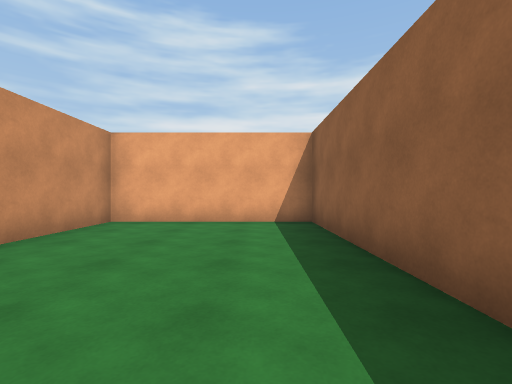
view 1 (above)

12 first-person views from a walk through a scene from a Unity 3-D project. The camera is 1.2 m above the floor, looks level and sees 85° across. The floor is counted in squares, 1.8 m on a side. Each view is taken from the middle of a square. On the plan, view 1 faces up. The plan holds only what a view shows up to about 9 squares ahead; the rest is blank. The place goes on beyond the plan. The player is left out.

view 2
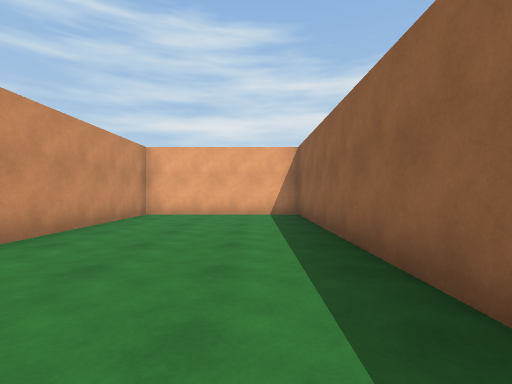

view 3
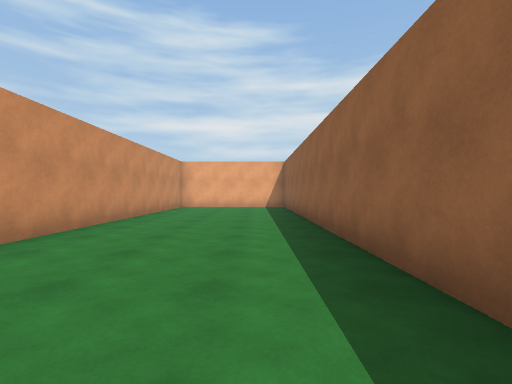

view 4
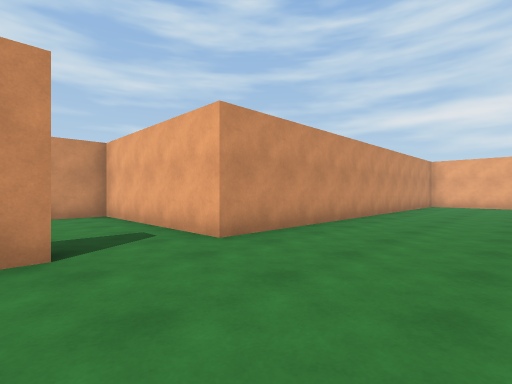

view 5
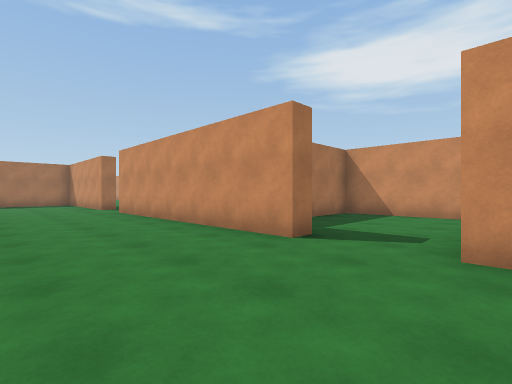

view 6
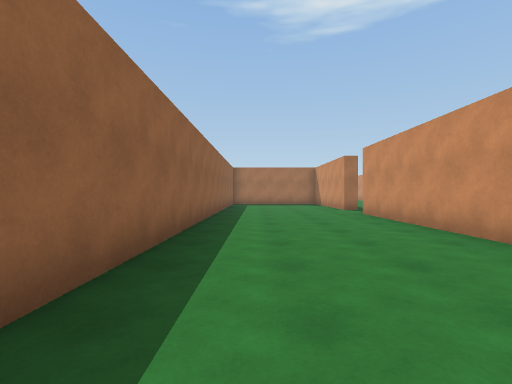

view 7
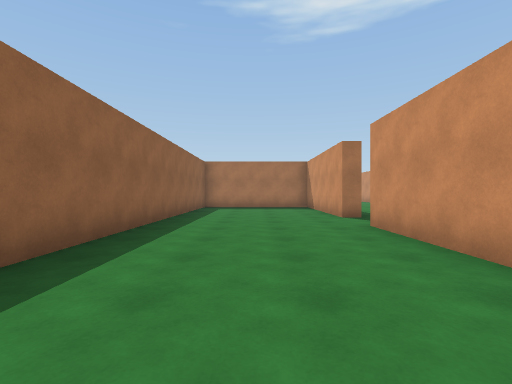

view 8
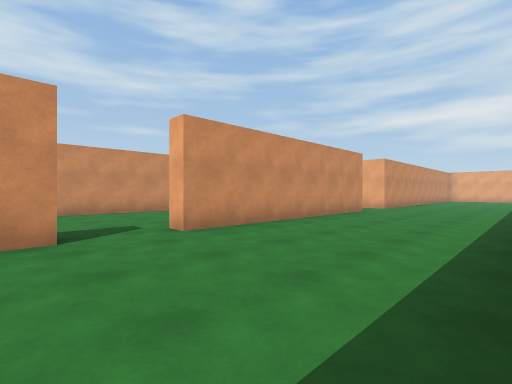

view 9
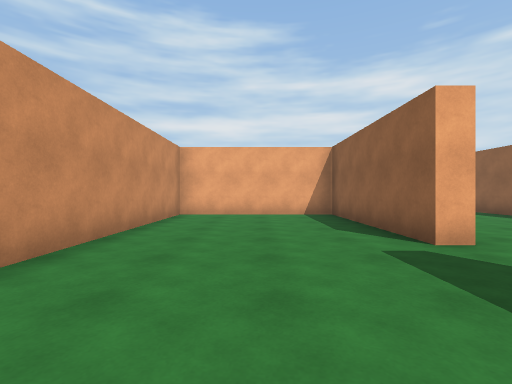

view 10
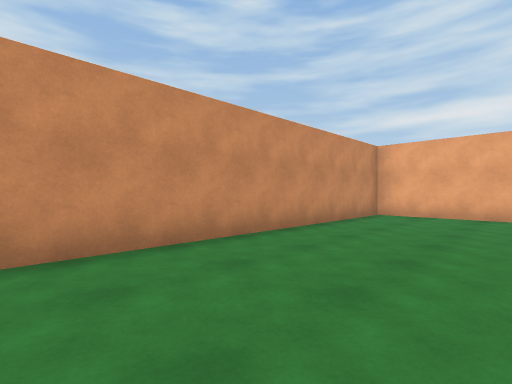

view 11
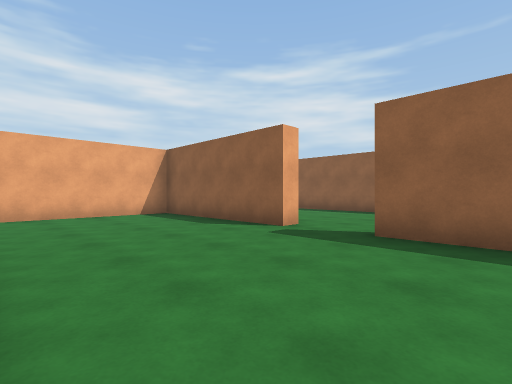

view 12
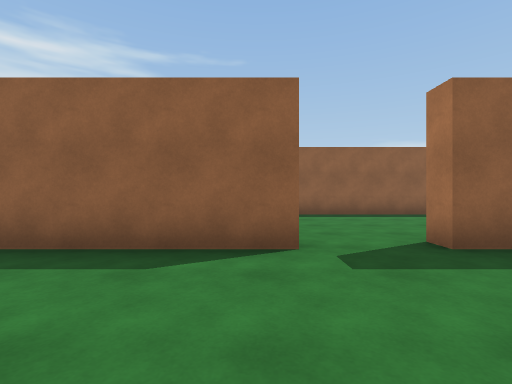

### Floor plan
Points are (right, up) in squares from view 1. A wall is a line through its corners. A room is listed if a view was taken in it or the views show most of it. See-through windows are left out.
Room 1 (views 1, 2, 3, 4, 5, 6, 7, 8)
walls: (-3.8, -7.5) (-3.2, -7.5) (-3.2, -14.5) (-3.7, -14.5); (1.3, -4.8) (1.3, 6.3) (-3.2, 6.3) (-3.2, -5.5) (-8.2, -5.5) (-8.2, -9.2) (-6.4, -9.2); (-3.7, -16.3) (-3.2, -16.3) (-3.2, -18); (1.3, -18.5) (1.3, -7.2)
ways out: opening at (-4, -15.5) to room 2
Room 2 (views 9, 10, 11, 12)
walls: (-3.7, -14.5) (-3.7, -9.8) (-8.2, -9.8) (-8.2, -17.9); (-3.7, -17.9) (-3.7, -16.3)
ways out: opening at (-4, -15.5) to room 1

Positions as (right, up) in squares from view 1, and headings:
1: (0, 0), facing up
2: (0, -2), facing up
3: (0, -6), facing up
4: (0, -8), facing up-left
5: (0, -5), facing down-left
6: (0, -6), facing down
7: (-1, -9), facing down
8: (1, -17), facing up-left
9: (-6, -18), facing up
10: (-5, -18), facing up-left
11: (-8, -18), facing up-right
12: (-7, -14), facing right
